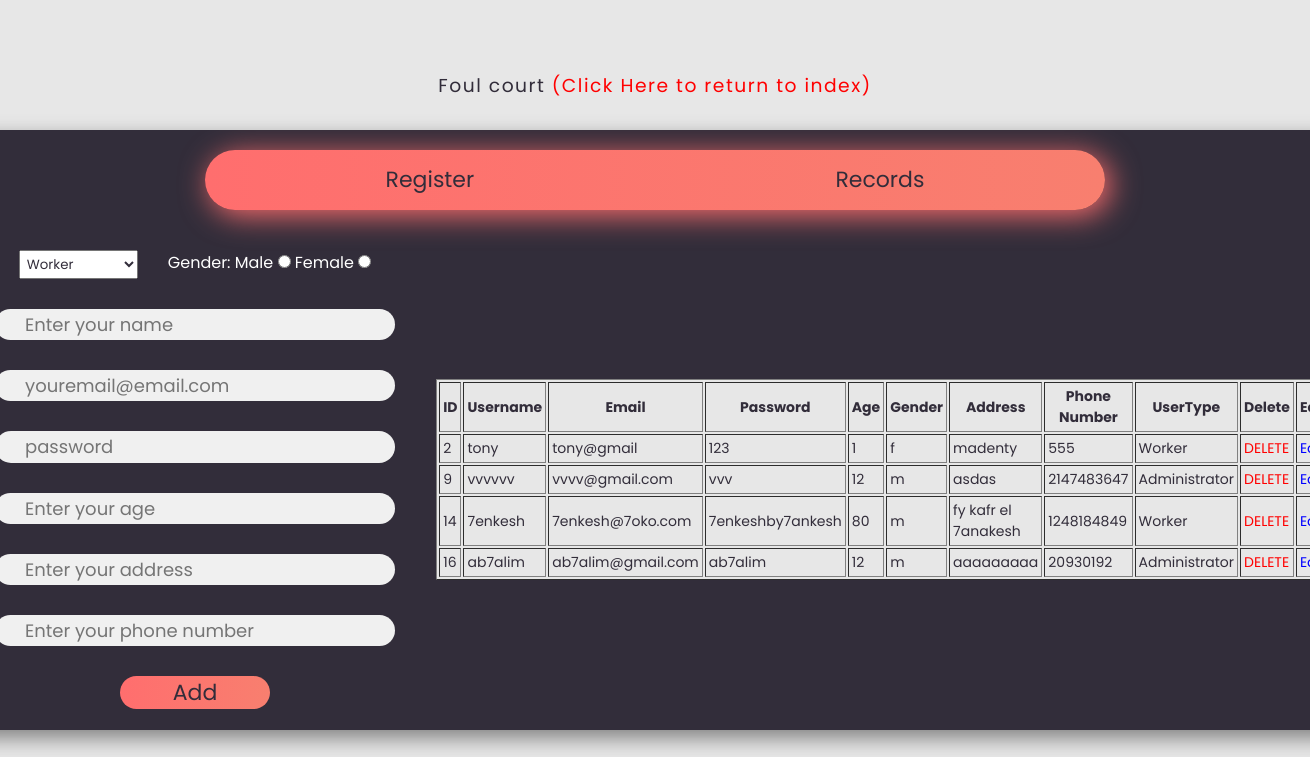
Screenshot of /admin/add_employee/add-employee-form.php with the database file from the repository.
### tables this page shows
CREATE TABLE `users` (
  `ID` int(11) NOT NULL,
  `username` varchar(20) NOT NULL,
  `email` varchar(20) NOT NULL,
  `password` varchar(20) NOT NULL,
  `age` int(11) NOT NULL,
  `gender` enum('m','f') NOT NULL,
  `address` varchar(200) NOT NULL,
  `phoneNumber` int(11) NOT NULL,
  `usertype` int(11) NOT NULL
);

### admin/add_employee/add-employee-form.php (the view, shortened to what this page needs)
<!DOCTYPE html>
<html lang="en">
<head>
    <link rel="stylesheet" href="style.css">
</head>
<body>
    <header>
        <h3 class="title">Foul court <a href="../../" style="color: red;"> (Click Here to return to index)</a></h3>
    </header>
    <div class="container">
        <div class="btn">
            <button class="login">Register</button>
            <button class="signup">Records</button>
        </div>
        <form action="send-register-employee-data.php" method="post">
            <div class="form-section">
                <div class="enter-box">
                    <div class="usertypeSection">
                        <select class="select" name="userType" required>
                            <option value="2"> Worker </option>
                        </select>
                        <div style="color: white; margin-left: 30px;">
                            Gender:
                            Male <input type="radio" name="employeeGender" value="m" required> Female <input type="radio" name="employeeGender" value="f" required>
                        </div>
                    </div>
                    <input type="text"
                        class="name ele"
                        name="employeeUsername"
                        placeholder="Enter your name" required>
                    <input type="email"
                        class="email ele"
                        name="employeeEmail"
                        placeholder="youremail@email.com" required>
                    <input type="password"
                        class="password ele"
                        name="employeePassword"
                        placeholder="password">
                    <input type="number"
                        class="password ele"
                        name="employeeAge"
                        placeholder="Enter your age " required>
                    <input type="text"
                        class="password ele"
                        name="employeeAddress"
                        placeholder="Enter your address" required>
                    <input type="number"
                        class="password ele"
                        name="employeePhone"
                        placeholder="Enter your phone number" required>
                    <button class="clkbtn">Add</button>
            </div>
        </form>
            <?php
                $conn = OpenConnection();
            ?>
            <div class="record-box">
                <table class="table" border="1">
                    <th style="padding: 3px">ID</th>
                    <th style="padding: 3px">Username</th>
                    <th style="padding: 3px">Email</th>
                    <th style="padding: 3px">Password</th>
                    <th style="padding: 3px">Age</th>
                    <th style="padding: 3px">Gender</th>
                    <th style="padding: 3px">Address</th>
                    <th style="padding: 3px">Phone Number</th>
                    <th style="padding: 3px">UserType</th>
                    <th style="padding: 3px">Delete</th>
                    <th style="padding: 3px">Edit</th>
                    <?php
                        function displayRow($row, $usertypeNamed){
                            echo "
                            <tr>
                                <td style='padding: 3px'>" . $row["ID"] . "</td>
                                <td style='padding: 3px'>" . $row["username"] . "</td>
                                <td style='padding: 3px'>" . $row["email"] . "</td>
                                <td style='padding: 3px'>" . $row["password"] . "</td>
                                <td style='padding: 3px'>" . $row["age"] . "</td>
                                <td style='padding: 3px'>" . $row["gender"] . "</td>
                                <td style='padding: 3px'>" . $row["address"] . "</td>
                                <td style='padding: 3px'>" . $row["phoneNumber"] . "</td>
                                <td style='padding: 3px'>" . $usertypeNamed . "</td>
                                <td style='padding: 3px'> <a style='color: red;' href='add-employee-form.php?ID=".$row["ID"] ."'> DELETE </a> </td>
                                <td style='padding: 3px'> <a style='color: blue;' href='edit-employee-form.php?ID=".$row["ID"] ."'> Edit </a> </td>
                            </tr>";
                        }
                        $sql = "SELECT * FROM users";
                        $result = $conn -> query($sql);
                        if($result -> num_rows > 0){
                            while($row = $result -> fetch_assoc()){
                                if($row["usertype"] == 0){
                                    $usertypeNamed = "Customer (Shouldn't be in this table)";
                                }
                                elseif($row["usertype"] == 1){
                                    $usertypeNamed = "Administrator";
                                    displayRow($row, $usertypeNamed);
                                }
                                elseif($row["usertype"] == 2){
                                    $usertypeNamed = "Worker";
                                    displayRow($row, $usertypeNamed);
                                }
                                else{
                                    $usertypeNamed = "Something went wrong";
                                    displayRow($row, $usertypeNamed);
                                }
                            }
                        }
                        else{
                            echo "There is no data currently";
                        }
                    ?>
                </table>
            </div>
        </div>
</body>
</html>
</body>
</html>

### admin/add_employee/style.css (style rules this page uses)
* { margin: 0; padding: 0; box-sizing: border-box; font-family: "Poppins", sans-serif; text-decoration: none; color:rgb(50, 45, 58); }
body { height: 100vh; width: 100vw; display: flex; justify-content: center; align-items: center; flex-direction: column; gap: 30px; background-color: rgb(231, 231, 231); }
header { width: 100%; display: flex; flex-direction: column; align-items: center; justify-content: center; gap: 8px; }
.title { font-weight: 400; letter-spacing: 1.5px; }
.container { height: 600px; width: 1400px; background-color: rgb(50, 45, 58); box-shadow: 8px 8px 20px rgb(128, 128, 128); position: relative; overflow: hidden; }
.btn { height: 60px; width: 900px; margin: 20px auto; box-shadow: 5px 5px 30px rgb(255, 110, 110); border-radius: 50px; display: flex; justify-content: space-around; align-items: center; background-image: linear-gradient(to right, rgb(255, 110, 110), rgb(248, 127, 111)); }
.login, .signup { font-size: 22px; border: none; outline: none; background-color: transparent; position: relative; cursor: pointer; }
.form-section { height: 500px; width: 1000px; padding: 20px 0; display: flex; position: relative; transition: all 0.5s ease-in-out; left: 0px; }
.record-box, .enter-box { height: 100%; width: 900px; display: flex; flex-direction: column; align-items: center; justify-content: center; padding: 0px 40px; }
.record-box { gap: 50px; }
.enter-box { gap: 30px; }
.ele { height: 60px; width: 400px; outline: none; border: none; color: rgb(77, 77, 77); background-color: rgb(240, 240, 240); border-radius: 50px; padding-left: 30px; font-size: 18px; }
.clkbtn { height: 60px; width: 150px; border-radius: 50px; background-image: linear-gradient(to right, rgb(255, 110, 110), rgb(248, 127, 111)); font-size: 22px; border: none; cursor: pointer; }
.table { font-size: 14px; background-color: rgb(231, 231, 231); }
.select { padding: 3px; }
.usertypeSection { display: flex; }

### rows the page displays
users: ID "2", username "tony", email "tony@gmail", password "123", age "1", gender "f", address "madenty", phoneNumber "555", usertype "Worker"
users: ID "9", username "vvvvvv", email "vvvv@gmail.com", password "vvv", age "12", gender "m", address "asdas", phoneNumber "2147483647", usertype "Administrator"
users: ID "14", username "7enkesh", email "7enkesh@7oko.com", password "7enkeshby7ankesh", age "80", gender "m", address "fy kafr el 7anakesh", phoneNumber "1248184849", usertype "Worker"
users: ID "16", username "ab7alim", email "ab7alim@gmail.com", password "ab7alim", age "12", gender "m", address "aaaaaaaaa", phoneNumber "20930192", usertype "Administrator"
